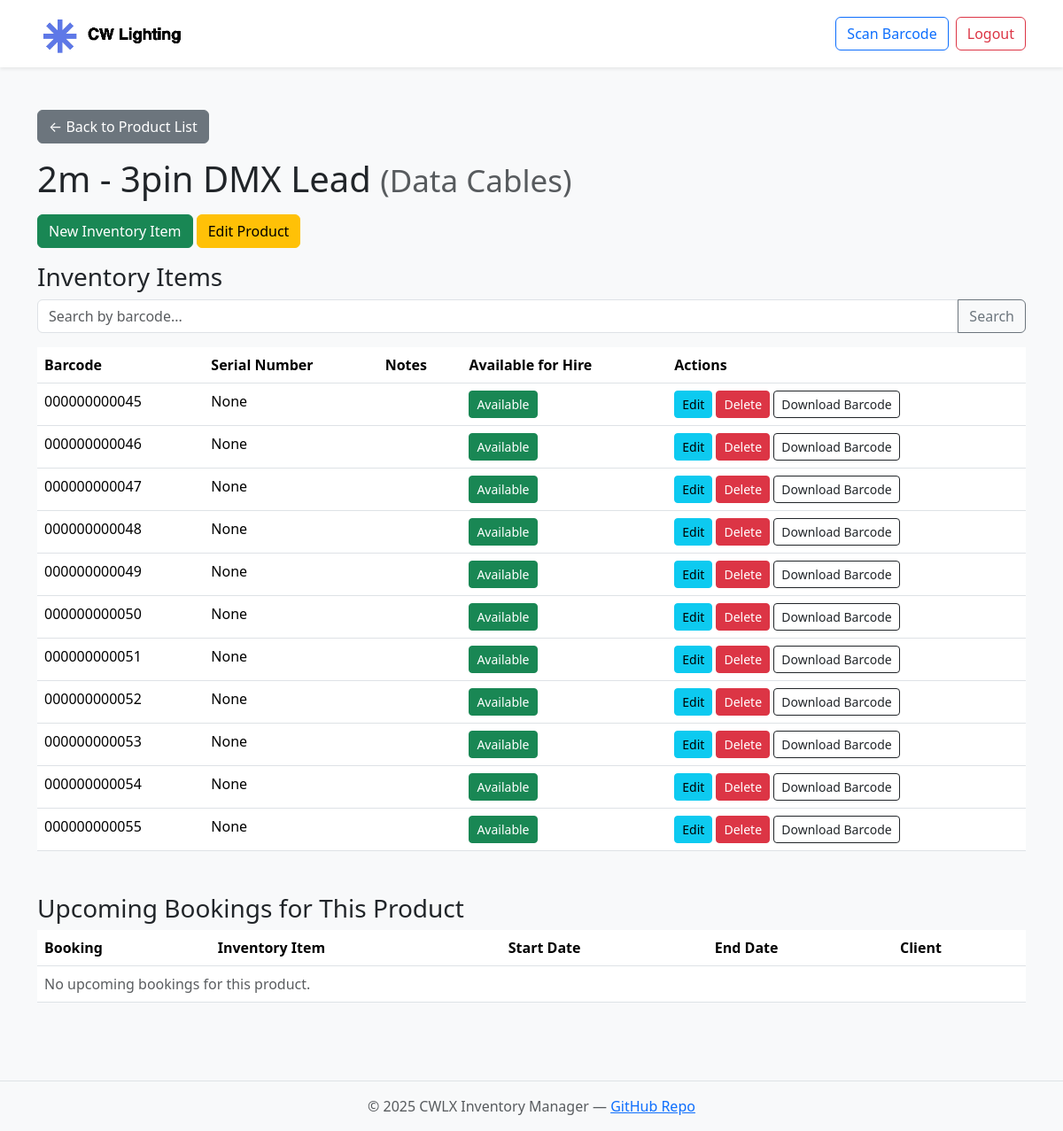
Screenshot of /inventory/product/10/ (signed in) with the database file from the repository.
### inventory/models.py (models this page shows, shortened)
class Product(models.Model):
    name = models.CharField(max_length=100)
    category = models.ForeignKey(Category, on_delete=models.CASCADE)
    description = models.TextField(blank=True)

class Category(models.Model):
    name = models.CharField(max_length=50, unique=True)
    def __str__(self):
        return self.name

class InventoryItem(models.Model):
    product = models.ForeignKey(Product, on_delete=models.CASCADE, related_name='items')
    barcode = models.CharField(max_length=100, unique=True)
    serial_number = models.CharField(max_length=100, blank=True, null=True)
    is_available = models.BooleanField(default=True)
    notes = models.TextField(blank=True, null=True)  # <-- Add this line

### inventory/views.py (the view, shortened to what this page needs)
# urls.py: path('product/<int:pk>/', views.product_detail, name='product_detail'),
def product_detail(request, pk):
    product = get_object_or_404(Product, pk=pk)
    items = product.items.all()
    upcoming_bookings = (
        AssignedItem.objects
        .filter(inventory_item__in=items, booking__end_date__gte=timezone.now().date())
        .select_related('booking', 'inventory_item')
        .order_by('booking__start_date')
    )
    return render(request, 'inventory/product_detail.html', {
        'product': product,
        'items': items,
        'upcoming_bookings': upcoming_bookings,
    })

### inventory/templates/inventory/product_detail.html (shortened to what this page needs)
{% extends "base.html" %}
{% block content %}
<a href="{% url 'inventory:product_list' %}" class="btn btn-secondary mb-3">&larr; Back to Product List</a>
<h1>{{ product.name }} <small class="text-muted">({{ product.category }})</small></h1>
<a href="{% url 'inventory:add_inventory_item' product.pk %}" class="btn btn-success mb-3">New Inventory Item</a>
<a href="{% url 'inventory:edit_product' product.pk %}" class="btn btn-warning mb-3">Edit Product</a>
<h3>Inventory Items</h3>
<form method="get" class="mb-3">
  <div class="input-group">
    <input type="text" name="barcode" value="{{ search_query }}" class="form-control" placeholder="Search by barcode...">
    <button type="submit" class="btn btn-outline-secondary">Search</button>
  </div>
</form>
<table class="table">
  <thead>
    <tr>
      <th>Barcode</th>
      <th>Serial Number</th>
      <th>Notes</th>
      <th>Available for Hire</th>
      <th>Actions</th>
    </tr>
  </thead>
  <tbody>
    {% for item in items %}
    <tr>
      <td>{{ item.barcode }}</td>
      <td>{{ item.serial_number }}</td>
      <td>{{ item.notes|default:"" }}</td>
      <td>
        <form method="post" style="display:inline;">
          <button type="submit" name="toggle_available" class="btn btn-sm {% if item.is_available %}btn-success{% else %}btn-secondary{% endif %}">
            {% if item.is_available %}Available{% else %}Unavailable{% endif %}
          </button>
        </form>
      </td>
      <td>
        <a href="{% url 'inventory:edit_inventory_item' item.pk %}" class="btn btn-sm btn-info">Edit</a>
        <form method="post" style="display:inline;">
          <button type="submit" name="delete_item" class="btn btn-sm btn-danger" onclick="return confirm('Delete this item?');">Delete</button>
        </form>
        <a href="{% url 'inventory:download_barcode' item.id %}" class="btn btn-sm btn-outline-dark" title="Download Barcode">
          Download Barcode
        </a>
      </td>
    </tr>
    {% empty %}
    <tr><td colspan="5">No inventory items for this product.</td></tr>
    {% endfor %}
  </tbody>
</table>
<h3 class="mt-5">Upcoming Bookings for This Product</h3>
<table class="table">
  <thead>
    <tr>
      <th>Booking</th>
      <th>Inventory Item</th>
      <th>Start Date</th>
      <th>End Date</th>
      <th>Client</th>
    </tr>
  </thead>
  <tbody>
    {% for assigned in upcoming_bookings %}
      <tr>
        <td>
          <a href="{% url 'bookings:manage_booking' assigned.booking.id %}">
            #{{ assigned.booking.id }} - {{ assigned.booking.event_name }}
          </a>
        </td>
        <td>{{ assigned.inventory_item.barcode }}</td>
        <td>{{ assigned.booking.start_date }}</td>
        <td>{{ assigned.booking.end_date }}</td>
        <td>{{ assigned.booking.client }}</td>
      </tr>
    {% empty %}
      <tr>
        <td colspan="5" class="text-muted">No upcoming bookings for this product.</td>
      </tr>
    {% endfor %}
  </tbody>
</table>
{% endblock %}

### rows the page displays
Product: name "2m - 3pin DMX Lead", category "Data Cables"
InventoryItem: barcode "000000000045", serial_number "None", is_available "Available"
InventoryItem: barcode "000000000046", serial_number "None", is_available "Available"
InventoryItem: barcode "000000000047", serial_number "None", is_available "Available"
InventoryItem: barcode "000000000048", serial_number "None", is_available "Available"
InventoryItem: barcode "000000000049", serial_number "None", is_available "Available"
InventoryItem: barcode "000000000050", serial_number "None", is_available "Available"
InventoryItem: barcode "000000000051", serial_number "None", is_available "Available"
InventoryItem: barcode "000000000052", serial_number "None", is_available "Available"
InventoryItem: barcode "000000000053", serial_number "None", is_available "Available"
InventoryItem: barcode "000000000054", serial_number "None", is_available "Available"
InventoryItem: barcode "000000000055", serial_number "None", is_available "Available"
